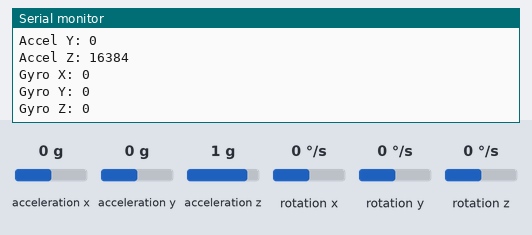
This sketch was run on a simulated Arduino Uno, built with avr-gcc and run on an emulated ATmega328P. Parts: the last lines printed to the serial monitor. Wiring (inferred from the names in the program): MPU-6050 motion sensor at I2C address 0x68. Inputs (shaded band) come from the test bench; at power-on: acceleration x 0 g, acceleration y 0 g, acceleration z 1 g, rotation x 0 °/s, rotation y 0 °/s, rotation z 0 °/s.

Above: at 1.2 s.
1.3 s: acceleration x set to -1.4 g
2.8 s: acceleration y set to -1.4 g
4.3 s: acceleration z set to -1.4 g
5.8 s: rotation x set to -192 °/s
At 6.7 s:
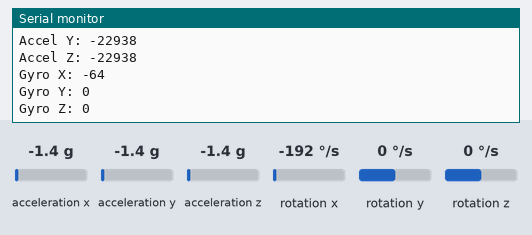
7.3 s: rotation y set to -192 °/s
At 8.6 s:
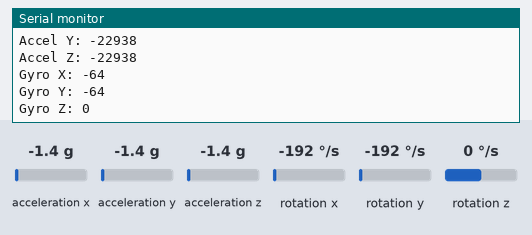

The sketch:

mpu6050i2c.ino
```cpp
//MPU6050 i2c communication using wire.h library with arduino uno

#include "Wire.h"


/*--------------------------------------------------------------- Define Addresses ---------------------------------------------- */
//from the ivensense mpu6050 product specifications, i2c address is 1101000

#define mpu6050_address 0b1101000

//from the ivensense mpu6050 Register Map and Descriptions

//1. power management allows mpu6050 to be woken up from sleep more
  //set bit 6 to 0 to disable sleep mode,
#define pwr_mgmt_1 0x6b

//2. accelerometer configuration allows us to use the full range of the accelerometer
 //for the application of a pedometer, more accuracy is desired, so set to +-2g by setting bits 3 and 4 to 0
 #define accel_config 0x1c

//3. gyroscope configuration allows us to use full scale range of the gyroscope
  //for the application of a pedometer, more accuracy is desired, so set to +-250 by setting bits 3 and 4 to 0
#define gyro_config 0x1b

//4. accelerometer data is stored in registers 59-64 with the most recent measurements
 //each x, y, z acceleromter measurement is a 16 bit 2's complement
#define accel_xout 0x3b
#define accel_yout 0x3d
#define accel_zout 0x3f

//5. gyroscope data is stored in registers 67-72 with the most ecent measurements
  //each x, y, z gyroscope measurement is a 16 buit 2's complement
#define gyro_xout 0x43
#define gyro_yout 0x45
#define gyro_zout 0x47


/*--------------------------------------------------------- Initialization --------------------------------------------------------*/

void setup(){

  //enable internal pull up resistors for sda and scl line
  pinMode(A4, INPUT_PULLUP);
  pinMode(A5, INPUT_PULLUP);

  //start the serial communication, where values will be displayed
  Serial.begin(115200);

  //initialize the arduino as the master device by calling begin function with no argument
  Wire.begin();

  //initialize MPU6050 by writing to require registers
    //wake up mpu6050 by setting 6th bit to 0 (0x40 --> 0x00)
  write (pwr_mgmt_1, 0x00);
    //configure mpu6050 acceleromater + gyroscope by setting 3rd and 4th bit to 0 (0x00 --> 0x00)
  write (accel_config, 0x00);
  write (gyro_config, 0x00);

  Serial.println("MPU6050 has been initialized!!");

}

/*--------------------------------------------------------- Read and Print Data --------------------------------------------------------*/

void loop() {
  // Read accelerometer data
  int16_t accelX = read(accel_xout);
  int16_t accelY = read(accel_yout);
  int16_t accelZ = read(accel_zout);

  //read gyroscope date
  int16_t gyroX = read(gyro_xout);
  int16_t gyroY = read(gyro_yout);
  int16_t gyroZ = read(gyro_zout);


  // Print accelerometer data
  Serial.print("Accel X: "); Serial.println(accelX);
  Serial.print("Accel Y: "); Serial.println(accelY);
  Serial.print("Accel Z: "); Serial.println(accelZ);

  // Print gyroscope data
  Serial.print("Gyro X: "); Serial.println(gyroX);
  Serial.print("Gyro Y: "); Serial.println(gyroY);
  Serial.print("Gyro Z: "); Serial.println(gyroZ);

  delay(1000);  // Wait 1 second
}


/*------------------------------------- Functions to read/write data to MPU6050 --------------------------------*/

//1. function that will read sensor's signed 16 bit data in x, y, z direction
int16_t read(uint8_t addy){

  //begin transmission from mpu6050 to arduino
  Wire.beginTransmission(mpu6050_address);

  //tell mpu6050 to read the address specified in function call
  Wire.write(addy);

  //send a repeated start condition to keep transmission open
  Wire.endTransmission(false);

  //arduino request 16 bits or 2 bytes from mpu6050
  Wire.requestFrom(mpu6050_address, 2);

  //check if enough data was received by arduino (master)
    //if less than 2 bytes were received, error code and return 0
  if (Wire.available() < 2) {
    Serial.println("not enough bytes received, check connection!!");
    return 0;
  }

  //store the first read byte which represents data from 15-8
  int8_t msbyte = Wire.read();
  //store the second byte which represents data from 7-0
  int8_t lsbyte = Wire.read();

  //combine stored bytes to create signed 16 bit number
  return (msbyte << 8) | lsbyte;

}

//2. funcion that will write to sensor's register to initialize i2c protocol
void write(uint8_t addy, uint8_t data){
  //begin tranmission from mpu6050 to arduino
  Wire.beginTransmission(mpu6050_address);

  Wire.write(addy);
  Wire.write(data);

  if (Wire.endTransmission() != 0){
    Serial.println("error writing to mpu6050!");
  }

}
```

Measured:
- after the input at 5.8 s, the serial monitor: prints a new line after 0.24 s (image 1)
- after the input at 7.3 s, the serial monitor: prints a new line after 0.75 s (image 2)
